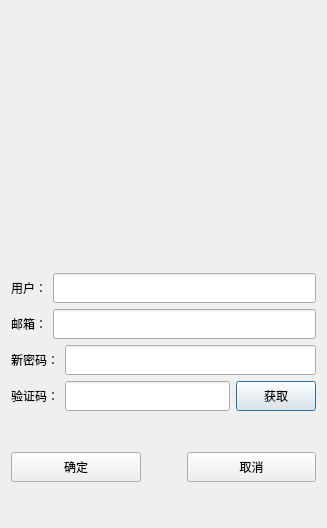
<?xml version="1.0" encoding="UTF-8"?>
<ui version="4.0">
 <class>ResetDialog</class>
 <widget class="QDialog" name="ResetDialog">
  <property name="geometry">
   <rect>
    <x>0</x>
    <y>0</y>
    <width>327</width>
    <height>528</height>
   </rect>
  </property>
  <property name="windowTitle">
   <string>Dialog</string>
  </property>
  <layout class="QVBoxLayout" name="verticalLayout">
   <item>
    <widget class="QWidget" name="widget_2" native="true">
     <layout class="QGridLayout" name="gridLayout">
      <item row="0" column="0">
       <widget class="QLabel" name="label">
        <property name="minimumSize">
         <size>
          <width>200</width>
          <height>200</height>
         </size>
        </property>
        <property name="maximumSize">
         <size>
          <width>200</width>
          <height>200</height>
         </size>
        </property>
        <property name="text">
         <string/>
        </property>
        <property name="pixmap">
         <pixmap resource="res.qrc">:/images/wechatimg.png</pixmap>
        </property>
        <property name="scaledContents">
         <bool>true</bool>
        </property>
        <property name="alignment">
         <set>Qt::AlignCenter</set>
        </property>
       </widget>
      </item>
     </layout>
    </widget>
   </item>
   <item>
    <widget class="QWidget" name="widget" native="true">
     <layout class="QVBoxLayout" name="verticalLayout_3">
      <item>
       <widget class="QLabel" name="lab_errTip">
        <property name="text">
         <string/>
        </property>
        <property name="alignment">
         <set>Qt::AlignCenter</set>
        </property>
       </widget>
      </item>
     </layout>
    </widget>
   </item>
   <item>
    <layout class="QHBoxLayout" name="horizontalLayout">
     <item>
      <widget class="QLabel" name="lab_user">
       <property name="minimumSize">
        <size>
         <width>30</width>
         <height>30</height>
        </size>
       </property>
       <property name="text">
        <string>用户：</string>
       </property>
      </widget>
     </item>
     <item>
      <widget class="QLineEdit" name="edit_user">
       <property name="minimumSize">
        <size>
         <width>30</width>
         <height>30</height>
        </size>
       </property>
      </widget>
     </item>
    </layout>
   </item>
   <item>
    <layout class="QHBoxLayout" name="horizontalLayout_3">
     <item>
      <widget class="QLabel" name="lab_email">
       <property name="minimumSize">
        <size>
         <width>30</width>
         <height>30</height>
        </size>
       </property>
       <property name="text">
        <string>邮箱：</string>
       </property>
      </widget>
     </item>
     <item>
      <widget class="QLineEdit" name="edit_email">
       <property name="minimumSize">
        <size>
         <width>30</width>
         <height>30</height>
        </size>
       </property>
      </widget>
     </item>
    </layout>
   </item>
   <item>
    <layout class="QHBoxLayout" name="horizontalLayout_2">
     <item>
      <widget class="QLabel" name="lab_pwd">
       <property name="minimumSize">
        <size>
         <width>30</width>
         <height>30</height>
        </size>
       </property>
       <property name="text">
        <string>新密码：</string>
       </property>
      </widget>
     </item>
     <item>
      <widget class="QLineEdit" name="edit_pwd">
       <property name="minimumSize">
        <size>
         <width>30</width>
         <height>30</height>
        </size>
       </property>
      </widget>
     </item>
    </layout>
   </item>
   <item>
    <layout class="QHBoxLayout" name="horizontalLayout_6">
     <item>
      <widget class="QLabel" name="lab_verify">
       <property name="minimumSize">
        <size>
         <width>30</width>
         <height>30</height>
        </size>
       </property>
       <property name="text">
        <string>验证码：</string>
       </property>
      </widget>
     </item>
     <item>
      <widget class="QLineEdit" name="edit_verify">
       <property name="minimumSize">
        <size>
         <width>30</width>
         <height>30</height>
        </size>
       </property>
      </widget>
     </item>
     <item>
      <widget class="TimerBtn" name="btn_getCode">
       <property name="minimumSize">
        <size>
         <width>30</width>
         <height>30</height>
        </size>
       </property>
       <property name="text">
        <string>获取</string>
       </property>
      </widget>
     </item>
    </layout>
   </item>
   <item>
    <spacer name="verticalSpacer_2">
     <property name="orientation">
      <enum>Qt::Vertical</enum>
     </property>
     <property name="sizeHint" stdset="0">
      <size>
       <width>20</width>
       <height>40</height>
      </size>
     </property>
    </spacer>
   </item>
   <item>
    <layout class="QHBoxLayout" name="horizontalLayout_7">
     <item>
      <widget class="QPushButton" name="btn_ok">
       <property name="minimumSize">
        <size>
         <width>20</width>
         <height>30</height>
        </size>
       </property>
       <property name="text">
        <string>确定</string>
       </property>
      </widget>
     </item>
     <item>
      <spacer name="horizontalSpacer">
       <property name="orientation">
        <enum>Qt::Horizontal</enum>
       </property>
       <property name="sizeType">
        <enum>QSizePolicy::Fixed</enum>
       </property>
       <property name="sizeHint" stdset="0">
        <size>
         <width>40</width>
         <height>20</height>
        </size>
       </property>
      </spacer>
     </item>
     <item>
      <widget class="QPushButton" name="btn_cancel">
       <property name="minimumSize">
        <size>
         <width>20</width>
         <height>30</height>
        </size>
       </property>
       <property name="text">
        <string>取消</string>
       </property>
      </widget>
     </item>
    </layout>
   </item>
   <item>
    <spacer name="verticalSpacer_3">
     <property name="orientation">
      <enum>Qt::Vertical</enum>
     </property>
     <property name="sizeHint" stdset="0">
      <size>
       <width>20</width>
       <height>40</height>
      </size>
     </property>
    </spacer>
   </item>
  </layout>
 </widget>
 <customwidgets>
  <customwidget>
   <class>TimerBtn</class>
   <extends>QPushButton</extends>
   <header>timerbtn.h</header>
  </customwidget>
 </customwidgets>
 <resources>
  <include location="res.qrc"/>
 </resources>
 <connections/>
</ui>
